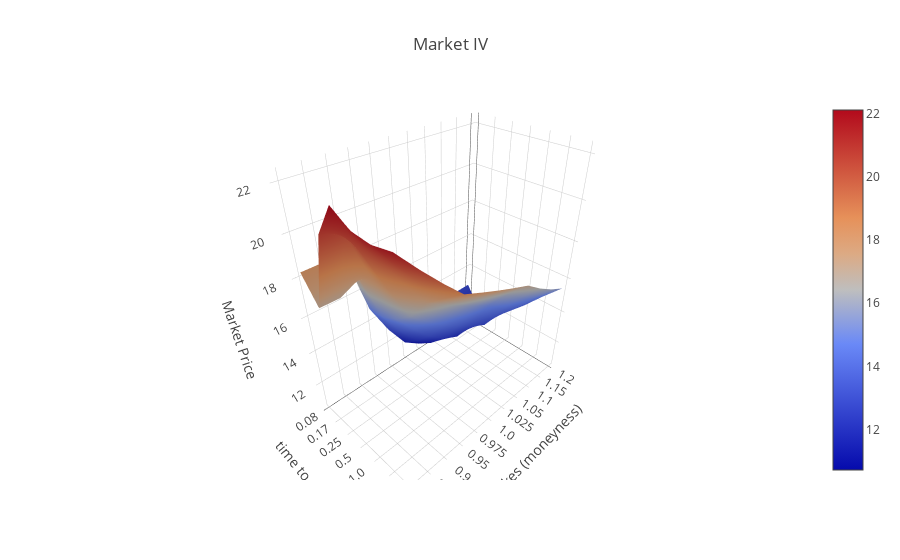

Write notebook code for a chart like this one.
### Code cell
df_toplot = MKTiv.iloc[:, ::-1]
name_plot = 'Market IV'
t2m_name = [str(round(x, 2)) for x in list(df_toplot.index)]
strikes_name = [str(x) for x in list(df_toplot.columns)]
fig = go.Figure(data=[go.Surface(z=df_toplot.values)])

# fig.update_yaxes(ticks= 'outside', ticktext=list(BSprice.index), tickvals=[0,1,2,3,4,5])
fig.update(layout={'title':name_plot,
                   'scene':{
                       'yaxis':{
                           'title':'time to maturity',
                           'nticks': len(t2m_name),
                           'tickvals': list(range(len(t2m_name))),
                           'ticktext':t2m_name},
                       'xaxis':{
                           'title':'strikes (moneyness)',
                           'nticks': len(strikes_name),
                           'tickvals': list(range(len(strikes_name))),
                           'ticktext':strikes_name}, 
                      'zaxis':{
                           'title':'Market Price',
                           }}})
iplot(fig)

### Figure 1 — Plotly figure (JSON) as saved in the notebook; plotly's stock layout.template omitted (floating-point values rounded to 4 significant figures)
{"data": [{"type": "surface", "uid": "5fc11999-4df9-4dda-aa33-9fae74a146c6", "z": [["12.794", "12.794", "12.721", "10.918", "10.719", "11.439", "12.929", "14.812", "18.265", "18.265", "18.265"], ["11.445", "11.397", "11.643", "11.103", "11.401", "12.206", "13.424", "14.898", "17.475", "17.014", "17.034"], ["13.323", "13.357", "12.001", "11.859", "12.341", "13.123", "14.141", "15.328", "17.873", "20.355", "20.711"], ["13.337", "12.69", "12.661", "13.259", "13.787", "14.445", "15.205", "16.047", "17.878", "19.878", "22.122"], ["13.417", "13.67", "14.219", "15.033", "15.526", "16.075", "16.664", "17.288", "18.636", "20.083", "21.609"], ["14.5", "14.895", "15.457", "16.18", "16.595", "17.042", "17.522", "18.03", "19.117", "20.285", "21.524"], ["15.512", "15.953", "16.499", "17.147", "17.511", "17.897", "18.305", "18.735", "19.656", "20.646", "21.699"]]}], "layout": {"scene": {"xaxis": {"nticks": 11, "ticktext": ["1.2", "1.15", "1.1", "1.05", "1.025", "1.0", "0.975", "0.95", "0.9", "0.85", "0.8"], "tickvals": [0, 1, 2, 3, 4, 5, 6, 7, 8, 9, 10], "title": {"text": "strikes (moneyness)"}}, "yaxis": {"nticks": 7, "ticktext": ["0.08", "0.17", "0.25", "0.5", "1.0", "1.5", "2.0"], "tickvals": [0, 1, 2, 3, 4, 5, 6], "title": {"text": "time to maturity"}}, "zaxis": {"title": {"text": "Market Price"}}}, "title": {"text": "Market IV"}}}
